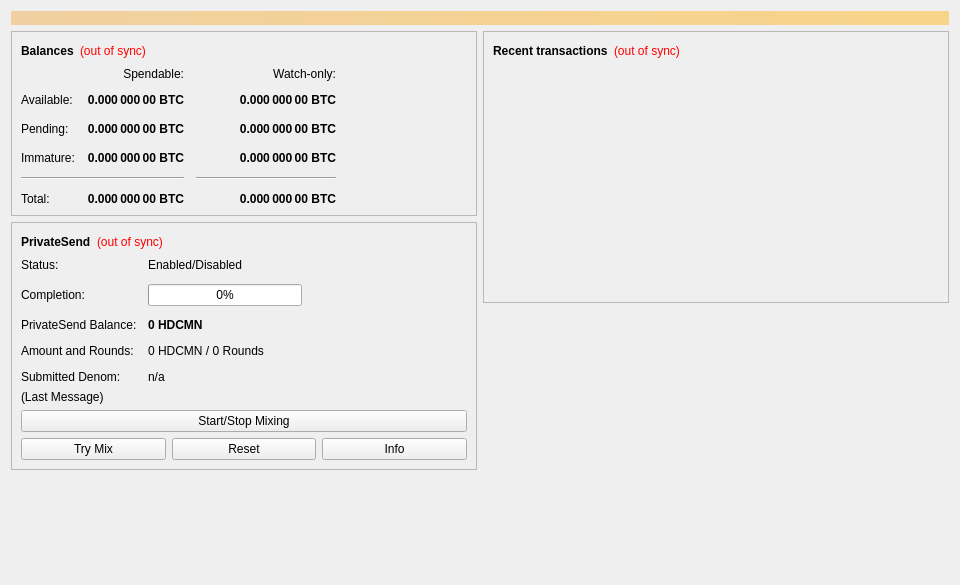
<?xml version="1.0" encoding="UTF-8"?>
<ui version="4.0">
 <class>OverviewPage</class>
 <widget class="QWidget" name="OverviewPage">
  <property name="geometry">
   <rect>
    <x>0</x>
    <y>0</y>
    <width>960</width>
    <height>585</height>
   </rect>
  </property>
  <property name="minimumSize">
   <size>
    <width>960</width>
    <height>0</height>
   </size>
  </property>
  <property name="windowTitle">
   <string>Form</string>
  </property>
  <layout class="QVBoxLayout" name="topLayout">
   <item>
    <widget class="QLabel" name="labelAlerts">
     <property name="visible">
      <bool>false</bool>
     </property>
     <property name="styleSheet">
      <string notr="true">QLabel { background-color: qlineargradient(x1: 0, y1: 0, x2: 1, y2: 0, stop:0 #F0D0A0, stop:1 #F8D488); color:#000000; }</string>
     </property>
     <property name="wordWrap">
      <bool>true</bool>
     </property>
     <property name="margin">
      <number>3</number>
     </property>
     <property name="textInteractionFlags">
      <set>Qt::TextSelectableByMouse</set>
     </property>
    </widget>
   </item>
   <item>
    <layout class="QHBoxLayout" name="horizontalLayout" stretch="1,1">
     <item>
      <layout class="QVBoxLayout" name="verticalLayout_2">
       <item>
        <widget class="QFrame" name="frame">
         <property name="frameShape">
          <enum>QFrame::StyledPanel</enum>
         </property>
         <property name="frameShadow">
          <enum>QFrame::Raised</enum>
         </property>
         <layout class="QVBoxLayout" name="verticalLayout_4">
          <item>
           <layout class="QHBoxLayout" name="horizontalLayout_4">
            <item>
             <widget class="QLabel" name="label_5">
              <property name="font">
               <font>
                <weight>75</weight>
                <bold>true</bold>
               </font>
              </property>
              <property name="text">
               <string>Balances</string>
              </property>
             </widget>
            </item>
            <item>
             <widget class="QLabel" name="labelWalletStatus">
              <property name="toolTip">
               <string>The displayed information may be out of date. Your wallet automatically synchronizes with the HondaisCoinMN network after a connection is established, but this process has not completed yet.</string>
              </property>
              <property name="styleSheet">
               <string notr="true">QLabel { color: red; }</string>
              </property>
              <property name="text">
               <string notr="true">(out of sync)</string>
              </property>
              <property name="alignment">
               <set>Qt::AlignLeading|Qt::AlignLeft|Qt::AlignVCenter</set>
              </property>
             </widget>
            </item>
            <item>
             <spacer name="horizontalSpacer_3">
              <property name="orientation">
               <enum>Qt::Horizontal</enum>
              </property>
              <property name="sizeHint" stdset="0">
               <size>
                <width>40</width>
                <height>20</height>
               </size>
              </property>
             </spacer>
            </item>
           </layout>
          </item>
          <item>
           <layout class="QGridLayout" name="gridLayout">
            <property name="spacing">
             <number>12</number>
            </property>
            <item row="2" column="2">
             <widget class="QLabel" name="labelWatchPending">
              <property name="font">
               <font>
                <weight>75</weight>
                <bold>true</bold>
               </font>
              </property>
              <property name="cursor">
               <cursorShape>IBeamCursor</cursorShape>
              </property>
              <property name="toolTip">
               <string>Unconfirmed transactions to watch-only addresses</string>
              </property>
              <property name="text">
               <string notr="true">0.000 000 00 BTC</string>
              </property>
              <property name="alignment">
               <set>Qt::AlignRight|Qt::AlignTrailing|Qt::AlignVCenter</set>
              </property>
              <property name="textInteractionFlags">
               <set>Qt::LinksAccessibleByMouse|Qt::TextSelectableByKeyboard|Qt::TextSelectableByMouse</set>
              </property>
             </widget>
            </item>
            <item row="2" column="1">
             <widget class="QLabel" name="labelUnconfirmed">
              <property name="font">
               <font>
                <weight>75</weight>
                <bold>true</bold>
               </font>
              </property>
              <property name="cursor">
               <cursorShape>IBeamCursor</cursorShape>
              </property>
              <property name="toolTip">
               <string>Total of transactions that have yet to be confirmed, and do not yet count toward the spendable balance</string>
              </property>
              <property name="text">
               <string notr="true">0.000 000 00 BTC</string>
              </property>
              <property name="alignment">
               <set>Qt::AlignRight|Qt::AlignTrailing|Qt::AlignVCenter</set>
              </property>
              <property name="textInteractionFlags">
               <set>Qt::LinksAccessibleByMouse|Qt::TextSelectableByKeyboard|Qt::TextSelectableByMouse</set>
              </property>
             </widget>
            </item>
            <item row="3" column="2">
             <widget class="QLabel" name="labelWatchImmature">
              <property name="font">
               <font>
                <weight>75</weight>
                <bold>true</bold>
               </font>
              </property>
              <property name="cursor">
               <cursorShape>IBeamCursor</cursorShape>
              </property>
              <property name="toolTip">
               <string>Mined balance in watch-only addresses that has not yet matured</string>
              </property>
              <property name="text">
               <string notr="true">0.000 000 00 BTC</string>
              </property>
              <property name="alignment">
               <set>Qt::AlignRight|Qt::AlignTrailing|Qt::AlignVCenter</set>
              </property>
              <property name="textInteractionFlags">
               <set>Qt::LinksAccessibleByMouse|Qt::TextSelectableByKeyboard|Qt::TextSelectableByMouse</set>
              </property>
             </widget>
            </item>
            <item row="4" column="0" colspan="2">
             <widget class="Line" name="lineSpendableBalance">
              <property name="orientation">
               <enum>Qt::Horizontal</enum>
              </property>
             </widget>
            </item>
            <item row="4" column="2">
             <widget class="Line" name="lineWatchBalance">
              <property name="sizePolicy">
               <sizepolicy hsizetype="Preferred" vsizetype="Fixed">
                <horstretch>0</horstretch>
                <verstretch>0</verstretch>
               </sizepolicy>
              </property>
              <property name="minimumSize">
               <size>
                <width>140</width>
                <height>0</height>
               </size>
              </property>
              <property name="orientation">
               <enum>Qt::Horizontal</enum>
              </property>
             </widget>
            </item>
            <item row="5" column="0">
             <widget class="QLabel" name="labelTotalText">
              <property name="text">
               <string>Total:</string>
              </property>
             </widget>
            </item>
            <item row="3" column="1">
             <widget class="QLabel" name="labelImmature">
              <property name="font">
               <font>
                <weight>75</weight>
                <bold>true</bold>
               </font>
              </property>
              <property name="cursor">
               <cursorShape>IBeamCursor</cursorShape>
              </property>
              <property name="toolTip">
               <string>Mined balance that has not yet matured</string>
              </property>
              <property name="text">
               <string notr="true">0.000 000 00 BTC</string>
              </property>
              <property name="alignment">
               <set>Qt::AlignRight|Qt::AlignTrailing|Qt::AlignVCenter</set>
              </property>
              <property name="textInteractionFlags">
               <set>Qt::LinksAccessibleByMouse|Qt::TextSelectableByKeyboard|Qt::TextSelectableByMouse</set>
              </property>
             </widget>
            </item>
            <item row="2" column="3">
             <spacer name="horizontalSpacer_2">
              <property name="orientation">
               <enum>Qt::Horizontal</enum>
              </property>
              <property name="sizeHint" stdset="0">
               <size>
                <width>40</width>
                <height>20</height>
               </size>
              </property>
             </spacer>
            </item>
            <item row="3" column="0">
             <widget class="QLabel" name="labelImmatureText">
              <property name="text">
               <string>Immature:</string>
              </property>
             </widget>
            </item>
            <item row="5" column="1">
             <widget class="QLabel" name="labelTotal">
              <property name="font">
               <font>
                <weight>75</weight>
                <bold>true</bold>
               </font>
              </property>
              <property name="cursor">
               <cursorShape>IBeamCursor</cursorShape>
              </property>
              <property name="toolTip">
               <string>Your current total balance</string>
              </property>
              <property name="text">
               <string notr="true">0.000 000 00 BTC</string>
              </property>
              <property name="alignment">
               <set>Qt::AlignRight|Qt::AlignTrailing|Qt::AlignVCenter</set>
              </property>
              <property name="textInteractionFlags">
               <set>Qt::LinksAccessibleByMouse|Qt::TextSelectableByKeyboard|Qt::TextSelectableByMouse</set>
              </property>
             </widget>
            </item>
            <item row="5" column="2">
             <widget class="QLabel" name="labelWatchTotal">
              <property name="font">
               <font>
                <weight>75</weight>
                <bold>true</bold>
               </font>
              </property>
              <property name="cursor">
               <cursorShape>IBeamCursor</cursorShape>
              </property>
              <property name="toolTip">
               <string>Current total balance in watch-only addresses</string>
              </property>
              <property name="text">
               <string notr="true">0.000 000 00 BTC</string>
              </property>
              <property name="alignment">
               <set>Qt::AlignRight|Qt::AlignTrailing|Qt::AlignVCenter</set>
              </property>
              <property name="textInteractionFlags">
               <set>Qt::LinksAccessibleByMouse|Qt::TextSelectableByKeyboard|Qt::TextSelectableByMouse</set>
              </property>
             </widget>
            </item>
            <item row="0" column="2">
             <widget class="QLabel" name="labelWatchonly">
              <property name="text">
               <string>Watch-only:</string>
              </property>
              <property name="alignment">
               <set>Qt::AlignRight|Qt::AlignTrailing|Qt::AlignVCenter</set>
              </property>
             </widget>
            </item>
            <item row="1" column="0">
             <widget class="QLabel" name="labelBalanceText">
              <property name="text">
               <string>Available:</string>
              </property>
             </widget>
            </item>
            <item row="1" column="1">
             <widget class="QLabel" name="labelBalance">
              <property name="font">
               <font>
                <weight>75</weight>
                <bold>true</bold>
               </font>
              </property>
              <property name="cursor">
               <cursorShape>IBeamCursor</cursorShape>
              </property>
              <property name="toolTip">
               <string>Your current spendable balance</string>
              </property>
              <property name="text">
               <string notr="true">0.000 000 00 BTC</string>
              </property>
              <property name="alignment">
               <set>Qt::AlignRight|Qt::AlignTrailing|Qt::AlignVCenter</set>
              </property>
              <property name="textInteractionFlags">
               <set>Qt::LinksAccessibleByMouse|Qt::TextSelectableByKeyboard|Qt::TextSelectableByMouse</set>
              </property>
             </widget>
            </item>
            <item row="1" column="2">
             <widget class="QLabel" name="labelWatchAvailable">
              <property name="font">
               <font>
                <weight>75</weight>
                <bold>true</bold>
               </font>
              </property>
              <property name="cursor">
               <cursorShape>IBeamCursor</cursorShape>
              </property>
              <property name="toolTip">
               <string>Your current balance in watch-only addresses</string>
              </property>
              <property name="text">
               <string notr="true">0.000 000 00 BTC</string>
              </property>
              <property name="alignment">
               <set>Qt::AlignRight|Qt::AlignTrailing|Qt::AlignVCenter</set>
              </property>
              <property name="textInteractionFlags">
               <set>Qt::LinksAccessibleByMouse|Qt::TextSelectableByKeyboard|Qt::TextSelectableByMouse</set>
              </property>
             </widget>
            </item>
            <item row="2" column="0">
             <widget class="QLabel" name="labelPendingText">
              <property name="text">
               <string>Pending:</string>
              </property>
             </widget>
            </item>
            <item row="0" column="1">
             <widget class="QLabel" name="labelSpendable">
              <property name="text">
               <string>Spendable:</string>
              </property>
              <property name="alignment">
               <set>Qt::AlignRight|Qt::AlignTrailing|Qt::AlignVCenter</set>
              </property>
             </widget>
            </item>
           </layout>
          </item>
         </layout>
        </widget>
       </item>
       <item>
        <widget class="QFrame" name="framePrivateSend">
         <property name="layoutDirection">
          <enum>Qt::LeftToRight</enum>
         </property>
         <property name="frameShape">
          <enum>QFrame::StyledPanel</enum>
         </property>
         <property name="frameShadow">
          <enum>QFrame::Raised</enum>
         </property>
         <layout class="QVBoxLayout" name="VerticalLayout_PS1">
          <item>
           <layout class="QHBoxLayout" name="horizontalLayout_5">
            <item>
             <widget class="QLabel" name="labelPrivateSendHeader">
              <property name="font">
               <font>
                <weight>75</weight>
                <bold>true</bold>
               </font>
              </property>
              <property name="text">
               <string>PrivateSend</string>
              </property>
             </widget>
            </item>
            <item>
             <widget class="QLabel" name="labelPrivateSendSyncStatus">
              <property name="toolTip">
               <string>The displayed information may be out of date. Your wallet automatically synchronizes with the HondaisCoinMN network after a connection is established, but this process has not completed yet.</string>
              </property>
              <property name="styleSheet">
               <string notr="true">QLabel { color: red; }</string>
              </property>
              <property name="text">
               <string notr="true">(out of sync)</string>
              </property>
              <property name="alignment">
               <set>Qt::AlignLeading|Qt::AlignLeft|Qt::AlignVCenter</set>
              </property>
             </widget>
            </item>
            <item>
             <spacer name="horizontalSpacer_4">
              <property name="orientation">
               <enum>Qt::Horizontal</enum>
              </property>
              <property name="sizeHint" stdset="0">
               <size>
                <width>40</width>
                <height>20</height>
               </size>
              </property>
             </spacer>
            </item>
           </layout>
          </item>
          <item>
           <layout class="QFormLayout" name="privateSendFormLayout">
            <property name="fieldGrowthPolicy">
             <enum>QFormLayout::AllNonFixedFieldsGrow</enum>
            </property>
            <property name="horizontalSpacing">
             <number>11</number>
            </property>
            <property name="verticalSpacing">
             <number>12</number>
            </property>
            <item row="0" column="0">
             <widget class="QLabel" name="labelPrivateSendEnabledText">
              <property name="text">
               <string>Status:</string>
              </property>
             </widget>
            </item>
            <item row="0" column="1">
             <widget class="QLabel" name="labelPrivateSendEnabled">
              <property name="text">
               <string>Enabled/Disabled</string>
              </property>
             </widget>
            </item>
            <item row="1" column="0">
             <widget class="QLabel" name="labelCompletitionText">
              <property name="text">
               <string>Completion:</string>
              </property>
             </widget>
            </item>
            <item row="1" column="1">
             <widget class="QProgressBar" name="privateSendProgress">
              <property name="maximumSize">
               <size>
                <width>154</width>
                <height>16777215</height>
               </size>
              </property>
              <property name="value">
               <number>0</number>
              </property>
             </widget>
            </item>
            <item row="2" column="0">
             <widget class="QLabel" name="labelAnonymizedText">
              <property name="text">
               <string>PrivateSend Balance:</string>
              </property>
             </widget>
            </item>
            <item row="2" column="1">
             <widget class="QLabel" name="labelAnonymized">
              <property name="font">
               <font>
                <weight>75</weight>
                <bold>true</bold>
               </font>
              </property>
              <property name="text">
               <string notr="true">0 HDCMN</string>
              </property>
             </widget>
            </item>
            <item row="3" column="0">
             <widget class="QLabel" name="labelAmountAndRoundsText">
              <property name="text">
               <string>Amount and Rounds:</string>
              </property>
             </widget>
            </item>
            <item row="3" column="1">
             <widget class="QLabel" name="labelAmountRounds">
              <property name="text">
               <string>0 HDCMN / 0 Rounds</string>
              </property>
             </widget>
            </item>
            <item row="4" column="0">
             <widget class="QLabel" name="labelSubmittedDenomText">
              <property name="text">
               <string>Submitted Denom:</string>
              </property>
             </widget>
            </item>
            <item row="4" column="1">
             <widget class="QLabel" name="labelSubmittedDenom">
              <property name="toolTip">
               <string>The denominations you submitted to the Masternode.&lt;br&gt;To mix, other users must submit the exact same denominations.</string>
              </property>
              <property name="text">
               <string>n/a</string>
              </property>
             </widget>
            </item>
           </layout>
          </item>
          <item>
           <layout class="QVBoxLayout" name="VerticalLayout_PS">
            <item>
             <widget class="QLabel" name="labelPrivateSendLastMessage">
              <property name="text">
               <string>(Last Message)</string>
              </property>
              <property name="alignment">
               <set>Qt::AlignLeading|Qt::AlignLeft|Qt::AlignTop</set>
              </property>
              <property name="wordWrap">
               <bool>true</bool>
              </property>
             </widget>
            </item>
            <item>
             <widget class="QPushButton" name="togglePrivateSend">
              <property name="sizePolicy">
               <sizepolicy hsizetype="MinimumExpanding" vsizetype="Fixed">
                <horstretch>0</horstretch>
                <verstretch>0</verstretch>
               </sizepolicy>
              </property>
              <property name="text">
               <string>Start/Stop Mixing</string>
              </property>
             </widget>
            </item>
            <item>
             <layout class="QHBoxLayout" name="horizontalLayout_debugbuttons">
              <item>
               <widget class="QPushButton" name="privateSendAuto">
                <property name="sizePolicy">
                 <sizepolicy hsizetype="MinimumExpanding" vsizetype="Fixed">
                  <horstretch>0</horstretch>
                  <verstretch>0</verstretch>
                 </sizepolicy>
                </property>
                <property name="toolTip">
                 <string>Try to manually submit a PrivateSend request.</string>
                </property>
                <property name="text">
                 <string>Try Mix</string>
                </property>
               </widget>
              </item>
              <item>
               <widget class="QPushButton" name="privateSendReset">
                <property name="sizePolicy">
                 <sizepolicy hsizetype="MinimumExpanding" vsizetype="Fixed">
                  <horstretch>0</horstretch>
                  <verstretch>0</verstretch>
                 </sizepolicy>
                </property>
                <property name="toolTip">
                 <string>Reset the current status of PrivateSend (can interrupt PrivateSend if it's in the process of Mixing, which can cost you money!)</string>
                </property>
                <property name="autoFillBackground">
                 <bool>false</bool>
                </property>
                <property name="text">
                 <string>Reset</string>
                </property>
               </widget>
              </item>
              <item>
               <widget class="QPushButton" name="privateSendInfo">
                <property name="sizePolicy">
                 <sizepolicy hsizetype="MinimumExpanding" vsizetype="Fixed">
                  <horstretch>0</horstretch>
                  <verstretch>0</verstretch>
                 </sizepolicy>
                </property>
                <property name="toolTip">
                 <string>Information about PrivateSend and Mixing</string>
                </property>
                <property name="text">
                 <string>Info</string>
                </property>
               </widget>
              </item>
             </layout>
            </item>
           </layout>
          </item>
         </layout>
        </widget>
       </item>
       <item>
        <spacer name="verticalSpacer">
         <property name="orientation">
          <enum>Qt::Vertical</enum>
         </property>
         <property name="sizeHint" stdset="0">
          <size>
           <width>20</width>
           <height>40</height>
          </size>
         </property>
        </spacer>
       </item>
      </layout>
     </item>
     <item>
      <layout class="QVBoxLayout" name="verticalLayout_3">
       <item>
        <widget class="QFrame" name="frame_2">
         <property name="frameShape">
          <enum>QFrame::StyledPanel</enum>
         </property>
         <property name="frameShadow">
          <enum>QFrame::Raised</enum>
         </property>
         <layout class="QVBoxLayout" name="verticalLayout">
          <item>
           <layout class="QHBoxLayout" name="horizontalLayout_2">
            <item>
             <widget class="QLabel" name="label_4">
              <property name="font">
               <font>
                <weight>75</weight>
                <bold>true</bold>
               </font>
              </property>
              <property name="text">
               <string>Recent transactions</string>
              </property>
             </widget>
            </item>
            <item>
             <widget class="QLabel" name="labelTransactionsStatus">
              <property name="toolTip">
               <string>The displayed information may be out of date. Your wallet automatically synchronizes with the HondaisCoinMN network after a connection is established, but this process has not completed yet.</string>
              </property>
              <property name="styleSheet">
               <string notr="true">QLabel { color: red; }</string>
              </property>
              <property name="text">
               <string notr="true">(out of sync)</string>
              </property>
              <property name="alignment">
               <set>Qt::AlignLeading|Qt::AlignLeft|Qt::AlignVCenter</set>
              </property>
             </widget>
            </item>
            <item>
             <spacer name="horizontalSpacer">
              <property name="orientation">
               <enum>Qt::Horizontal</enum>
              </property>
              <property name="sizeHint" stdset="0">
               <size>
                <width>40</width>
                <height>20</height>
               </size>
              </property>
             </spacer>
            </item>
           </layout>
          </item>
          <item>
           <widget class="QListView" name="listTransactions">
            <property name="styleSheet">
             <string notr="true">QListView { background: transparent; }</string>
            </property>
            <property name="frameShape">
             <enum>QFrame::NoFrame</enum>
            </property>
            <property name="verticalScrollBarPolicy">
             <enum>Qt::ScrollBarAlwaysOff</enum>
            </property>
            <property name="horizontalScrollBarPolicy">
             <enum>Qt::ScrollBarAlwaysOff</enum>
            </property>
            <property name="selectionMode">
             <enum>QAbstractItemView::NoSelection</enum>
            </property>
           </widget>
          </item>
         </layout>
        </widget>
       </item>
       <item>
        <spacer name="verticalSpacer_2">
         <property name="orientation">
          <enum>Qt::Vertical</enum>
         </property>
         <property name="sizeHint" stdset="0">
          <size>
           <width>20</width>
           <height>40</height>
          </size>
         </property>
        </spacer>
       </item>
      </layout>
     </item>
    </layout>
   </item>
  </layout>
 </widget>
 <resources/>
 <connections/>
</ui>
